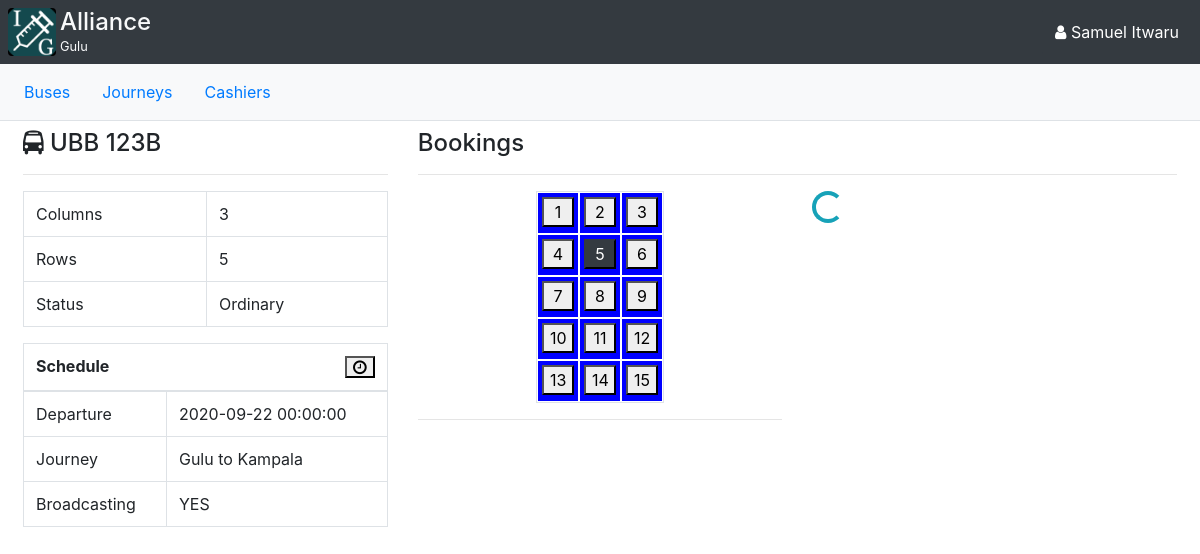
/bus/1 (signed in), run on an earlier commit of the app's database.
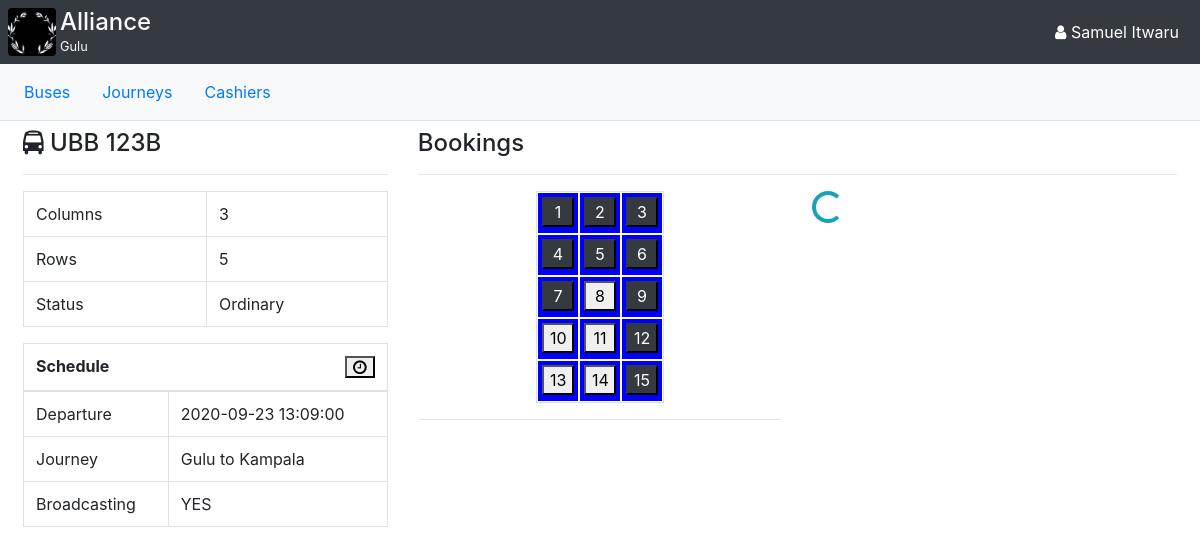
And on a later commit of the database.
### app/models/models.py (models this page shows, shortened)
class Company(db.Model):
    id = db.Column(db.Integer, primary_key=True)
    name = db.Column(db.String(64))
    logo = db.Column(db.String(64))
    branches = db.relationship("Branch", backref="company")
    buses = db.relationship("Bus", backref="company")
    statuses = db.relationship("Status", backref="company")
    def __str__(self):
        return self.name

class Bus(db.Model):
    id = db.Column(db.Integer, primary_key=True)
    number = db.Column(db.String(16))
    columns = db.Column(db.Integer)
    rows = db.Column(db.Integer)
    broadcast = db.Column(db.Boolean)
    departure_time = db.Column(db.DateTime)
    booking_deadline = db.Column(db.DateTime)
    company_id = db.Column(db.Integer, db.ForeignKey("company.id"))
    status_id = db.Column(db.Integer, db.ForeignKey("status.id"))
    journey_id = db.Column(db.Integer, db.ForeignKey("journey.id"))
    grids = db.relationship("Grid", backref="bus")
    def __str__(self):
        return self.number
    def grids_dict(self):
        grids = [grid.grid_dict() for grid in self.grids]
        return json.dumps(grids).replace('"', '')

### app/WEB/views/bus.py (the view)
@bus_bp.route("/<int:bus_id>", methods=["GET"])
def get_bus(bus_id):
	company = get_current_branch().company
	bus = Bus.query.get(bus_id)
	update_bus_schedule_form = UpdateBusScheduleForm()
	update_bus_layout_form = UpdateBusLayoutForm()
	return render_template("bus/bus.html", bus=bus, update_bus_schedule_form=update_bus_schedule_form, update_bus_layout_form=update_bus_layout_form)

### app/WEB/context_processors.py (called while the page is built)
@app.context_processor
def company():
	if current_user.is_authenticated:
		branch = current_user.profile.branch
		if branch:
			return {
				"branch": branch,
				"company": branch.company,
			}
	return {}

### app/models/models.py (called while the page is built)
    def __str__(self):
        return self.name

    def __str__(self):
        return f"{self.from_} to {self.to}"

    def __str__(self):
        return self.name

    def grid_dict(self):
        return {"id":self.id, "index":self.index, "grid_type":self.grid_type, "number":self.number, "label":self.label, "booking_id":self.booking_id,"booked":bool(self.booking)}

    def __str__(self):
        return self.profile.display_name()

    def display_name(self):
        return f"{self.first_name} {self.last_name}"

### app/setup.py (called while the page is built)
@login_manager.user_loader
def load_user(user_id):
	return User.query.get(user_id)

### app/utils.py (called while the page is built)
def get_current_branch():
	return  current_user.profile.branch

### app/templates/bus/bus.html (shortened to what this page needs)
{% extends 'index/manager-base.html' %}
{% block content %}
<div class="row p-2 m-0">
	<div class="col-md-4">
		<h4><span class="fa fa-bus"></span> {{bus.number}}</h4>
		<hr>
		<table class="table table-bordered">
			<tbody>
				<tr>
					<td>Columns</td><td>{{bus.columns}}</td>
				</tr>
				<tr>
					<td>Rows</td><td>{{bus.rows}}</td>
				</tr>
				<tr>
					<td>Status</td><td>{{bus.status}}</td>
				</tr>
			</tbody>
		</table>
		<table class="table table-bordered">
			<tbody>
				<thead>
					<th colspan="2">Schedule <button data-toggle="modal" data-target="#updateBusScheduleModal" class="float-right"><span class="fa fa-clock-o"></span></button></th>
				</thead>
				<tr>
					<td>Departure</td><td>{{bus.departure_time}}</td>
				</tr>
				<tr>
					<td>Journey</td><td>{{bus.journey}}</td>
				</tr>
				<tr>
					<td>Broadcasting</td><td>{% if bus.broadcast %}YES{% else %}NO{% endif %}</td>
				</tr>
			</tbody>
		</table>
	</div>
	<div class="col-md-8">
		{% include 'bus/bus-booking.html' %}
	</div>
{% endblock %}

### app/templates/index/manager-base.html (shortened to what this page needs)
{% extends 'base.html' %}
{% block body %}
	<body>
		<div class="bg-dark d-flex p-2">
			<div class="flex-fill d-flex">
				<img class="img-fluid rounded" style="width: 3rem;" src="{{url_for('company.get_company_logo', logoname=company.logo)}}" />
				<div class="text-light px-1">
					<h4 class="text-light m-0">{{company}}</h4>
					<small>{{branch}}</small>
				</div>
            </div>
            <button type="button" class="btn btn-dark" data-toggle="dropdown">
				<span class="fa fa-user"></span> {{current_user}}</span>
			</button>
		</div>
		{% block manager_navigation %}
		<nav class="navbar navbar-expand-lg navbar-light bg-light p-2 border-bottom fixed d-flex">
			<ul class="nav nav-pills">
				<li class="nav-item">
					<a class="nav-link {% block buses_active %}{% endblock %}" href="{{url_for('bus.get_buses')}}">Buses</a>
				</li>
				{% if current_user.profile.is_manager %}
				<li class="nav-item">
					<a class="nav-link {% block journeys_active %}{% endblock %}" href="{{url_for('journey.get_journeys')}}">Journeys</a>
				</li>
				<li class="nav-item">
					<a class="nav-link {% block cashiers_active %}{% endblock %}" href="{{url_for('profile.get_cashier_profiles')}}">Cashiers</a>
				</li>
				{% endif %}
			</ul>
		</nav>
		{% endblock %}
		{% block content %}
		{% endblock %}
	</body>
{% endblock %}

What changed in the data, as far as the page shows it:
changed Company "Alliance": logo: a different picture
changed Bus "UBB 123B": departure_time "2020-09-22 00:00:00" → "2020-09-23 13:09:00"
